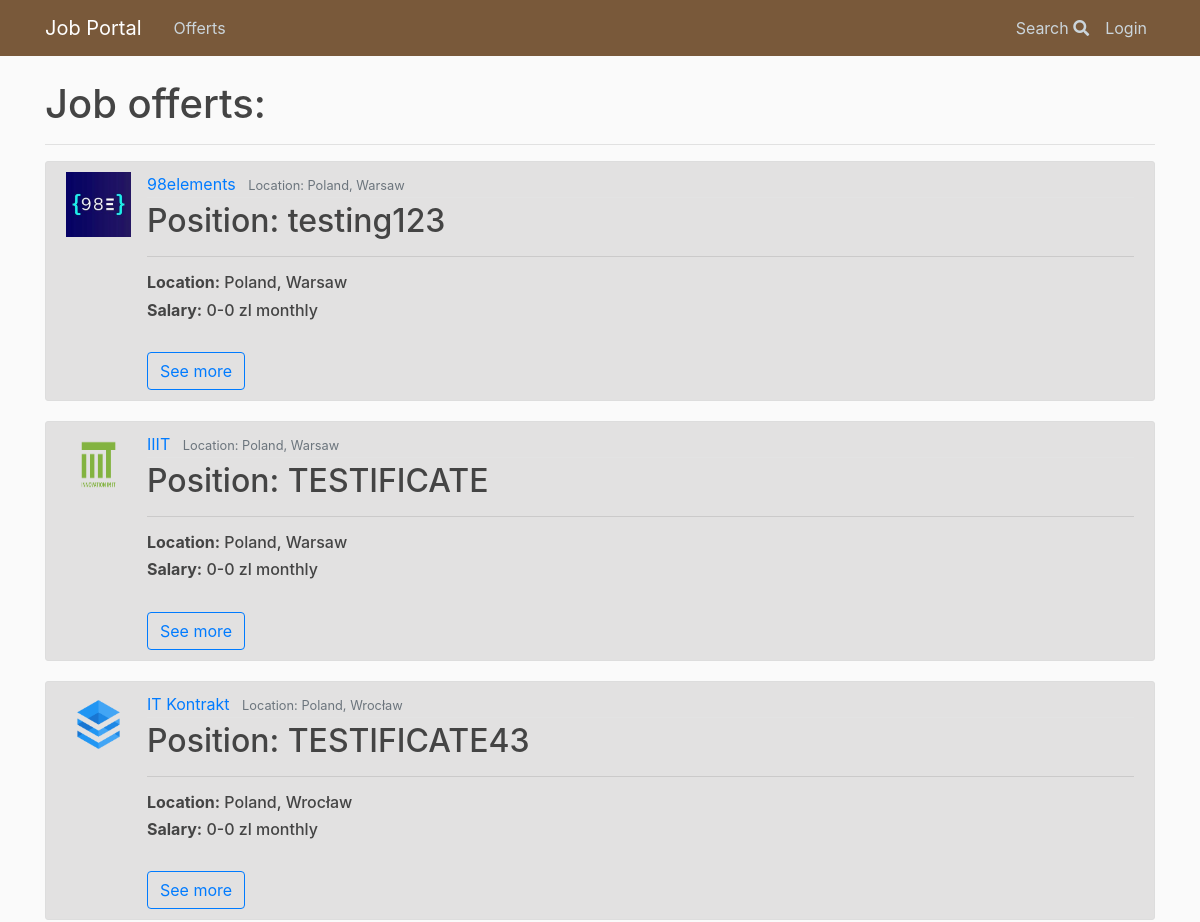
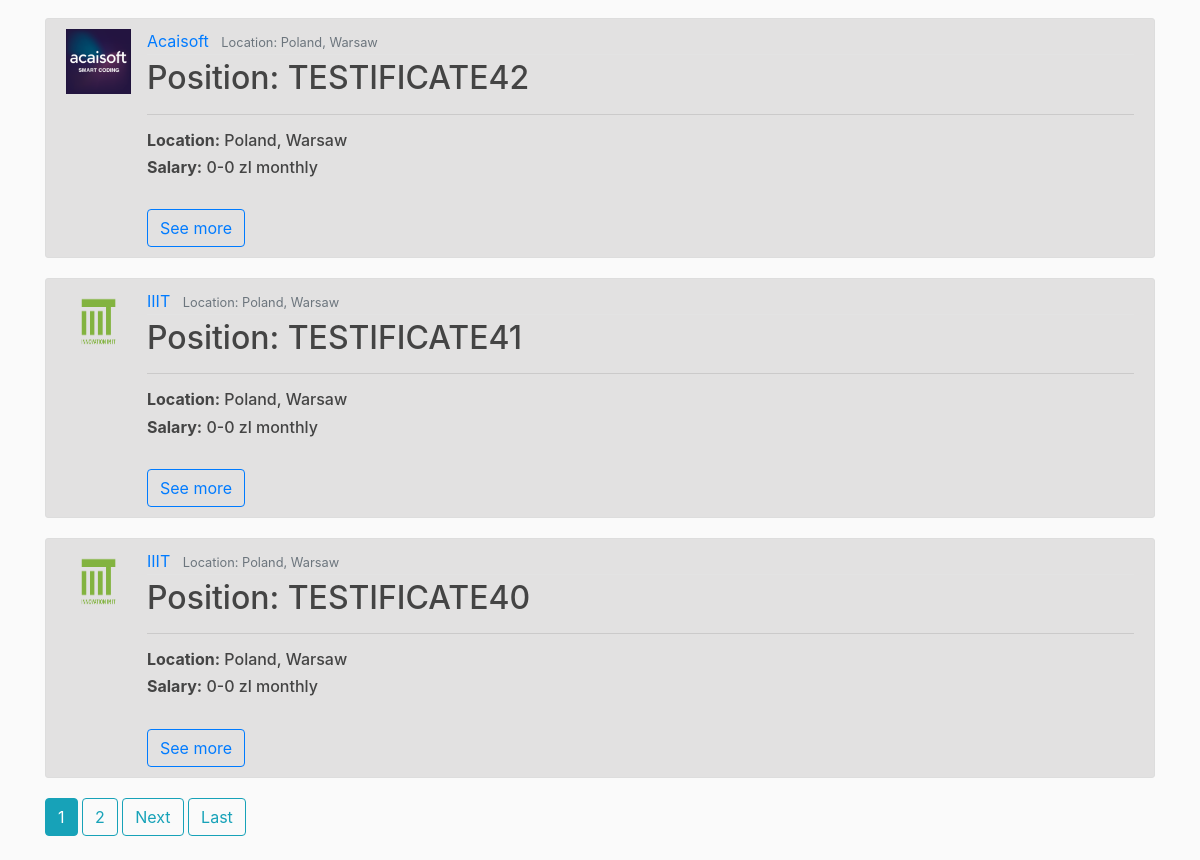
Page /offerts/ on the earlier database version (2 pictures, top to bottom).
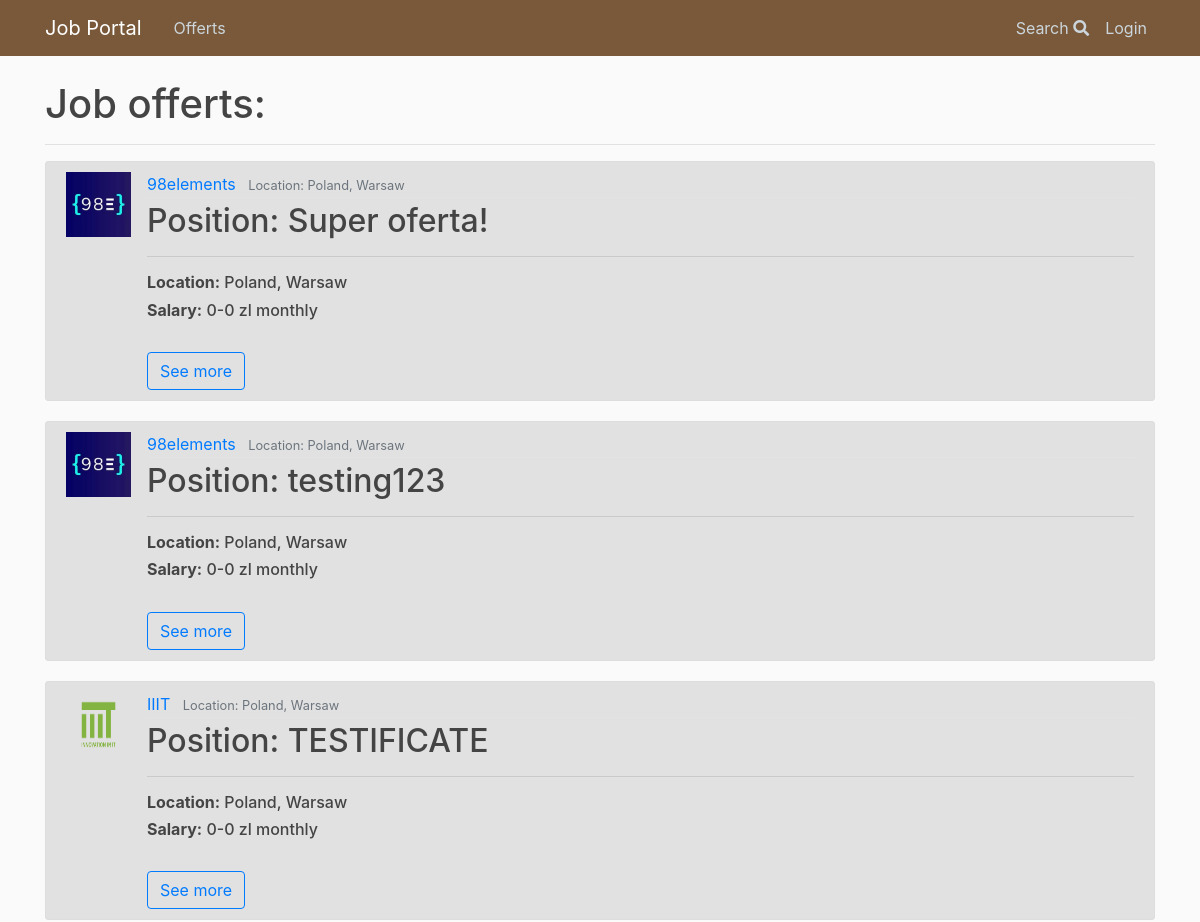
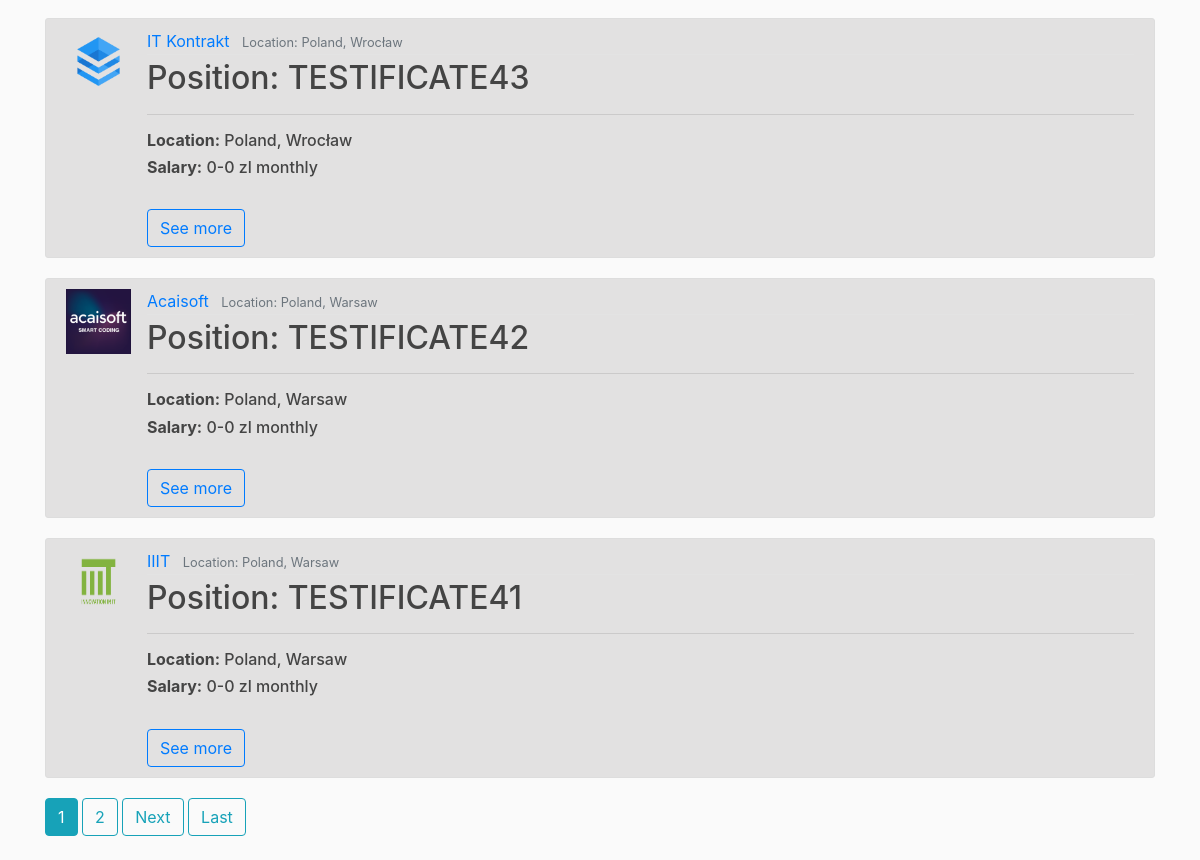
Same page on the later database version (2 pictures, top to bottom).
### offerts/models.py (models this page shows, shortened)
class Offert(models.Model):
    author = models.ForeignKey(User, on_delete=models.CASCADE)
    position = models.CharField(max_length = 100)
    agency = models.ForeignKey(Agency, on_delete=models.CASCADE)
    remote = models.BooleanField(default=False)
    sal_types = (
        ('H', 'per hour'),
        ('M', 'monthly'),
    )
    salary_type = models.CharField(
        max_length=1,
        choices=sal_types,
        default='M',
    )
    min_salary = models.IntegerField(default=0)
    max_salary = models.IntegerField(default=0)
    publication_date = models.DateTimeField(auto_now_add = True)
    expiration_date = models.DateField(null=True, default=None)
    must_have = models.ManyToManyField('Tag')
    nice_to_have = models.CharField(max_length = 1000)
    duties = models.CharField(max_length = 1000)
    benefits = models.CharField(max_length = 1000)
    about = models.TextField(null=True)

class Agency(models.Model):
    company = models.ForeignKey(Company, on_delete=models.CASCADE)
    country = models.CharField(max_length = 100)
    location = models.CharField(max_length = 100)
    address = models.CharField(max_length = 200)
    weppage = models.URLField(null=True)
    email = models.EmailField()
    phone = models.CharField(max_length=15)
    class Meta:
        verbose_name_plural = "Agencies"

class Company(models.Model):
    name = models.CharField(max_length = 200, unique=True)
    logo = models.ImageField(upload_to = "logos/", null=True, default=None)
    webpage = models.URLField(null=True)
    about = models.CharField(max_length = 1000)
    class Meta:
        verbose_name_plural = "Companies"

### offerts/views.py (the view)
# urls.py: path('', OffertListView.as_view(), name = 'index'),
class OffertListView(ListView):
    model = Offert
    template_name = 'offerts/offert_list.html' # default: <app>/<model>_<viewtype>.html
    context_object_name = 'offerts'
    ordering = ['-publication_date'] # '-' -> from newest to oldest
    paginate_by = 6

### offerts/templates/offerts/offert_list.html (shortened to what this page needs)
{% extends 'base.html' %}
{% load static %}
    {% block body %}
      <h1> Job offerts: </h1>
      <hr>
      {% if offerts %}
        {% for offert in offerts %}
        <article class="media content-section">
        <img class="article-img" src="{{offert.agency.company.logo.url}}" alt="logo">
            <div class="media-body">
                <div class="article-metadata">
                  <a class="mr-2" href='#'>{{ offert.agency.company.name }}</a>
                  <small class="text-muted">Location: {{ offert.agency.country }}, {{offert.agency.location }}</small>
                </div>
                <h2><a class="article-title">Position: {{ offert.position }}</a></h2>
                <hr>
                <h6><a class="article-title"><strong>Location:</strong> {{ offert.agency.country }}, {{offert.agency.location }}</a></h6>
                <h6><a class="article-title"><strong>Salary:</strong> {{offert.min_salary}}-{{offert.max_salary}} zl  {{ offert.get_salary_type_display }}</a></h6>
                <br>
                <a href="{% url 'offerts:offert_details' offert.id %}"><button type="button" class="btn btn-outline-primary">See more</button></a>
        </article>
      {% endfor %}
      {% if is_paginated %}
        {% for num in page_obj.paginator.page_range %}
          {% if page_obj.number == num %}
            <a class="btn btn-info mb-4" href="?page={{num}}">{{num}}</a>
          {% elif num > page_obj.number|add:'-2' and num < page_obj.number|add:'2' %}
            <a class="btn btn-outline-info mb-4" href="?page={{num}}">{{num}}</a>
          {% endif %}
        {% endfor %}
        {% if page_obj.has_next %}
          <a class="btn btn-outline-info mb-4" href="?page={{ page_obj.next_page_number }}">Next</a>
          <a class="btn btn-outline-info mb-4" href="?page={{ page_obj.paginator.num_pages }}">Last</a>
        {% endif %}
      {% endif %}
    {% else %}
      <h3>No offerts available.</h3>
    {% endif %}
  {% endblock %}

### offerts/templates/base.html (shortened to what this page needs)
{% load static %}
<!DOCTYPE html>
<html>
<head>
  <link rel="stylesheet" href="https://stackpath.bootstrapcdn.com/bootstrap/4.3.1/css/bootstrap.min.css">
  <link rel="stylesheet" href="https://use.fontawesome.com/releases/v5.8.2/css/all.css">
</head>
<body>
  <header class="site-header">
    <nav id="navbar" class="navbar navbar-expand-md navbar-dark bg-steel fixed-top">
      <div class="container">
        <a class="navbar-brand mr-4" href="{% url 'home' %}">Job Portal</a>
        <div class="collapse navbar-collapse" id="navbarToggle">
          <div class="navbar-nav mr-auto">
            <a class="nav-item nav-link" href="{% url 'offerts:index' %}">Offerts</a>
          </div>
          <div class="navbar-nav">
            <a class="nav-item nav-link" href="{% url 'search:index' %}">Search <i class="fa fa-search bg-transparent"></i></a>
            {% if user.is_authenticated %}
            <a class="nav-item nav-link"href="{% url 'profile' %}">Profile</a>
            <a class="nav-item nav-link"href="{% url 'logout' %}">Logout</a>
            {% else %}
            <a class="nav-item nav-link"href="{%url 'login' %}">Login</a>
            {% endif %}
          </div>
        </div>
      </div>
    </nav>
  </header>
  <main role="main" class="container">
    <div class="row">
      <div class="col-md-12">
        {% block body %}{% endblock %}
      </div>
    </div>
  </main>
</body>
</html>

### offerts/static/main.css (style rules this page uses)
body { background: #fafafa; color: #333333; margin-top: 5rem; }
h1, h2, h3, h4, h5, h6 { color: #444444; }
.bg-steel { background-color: #5f788a; }
.site-header .navbar-nav .nav-link { color: #cbd5db; }
.content-section { background: #e2e1e1; padding: 10px 20px; border: 1px solid #dddddd; border-radius: 3px; margin-bottom: 20px; }
.article-title { color: #444444; }
.article-img { height: 65px; width: 65px; margin-right: 16px; }
.article-metadata { padding-bottom: 1px; margin-bottom: 4px; border-bottom: 1px solid #e3e3e3 }
#navbar { background-color: #79593a }

Differences in the rows shown:
no longer on this page (row unchanged): Offert: agency.company.logo (picture), agency.company.name "IIIT", agency.country "Poland", agency.location "Warsaw", position "TESTIFICATE40", min_salary "0", max_salary "0", salary_type "monthly"
added Offert: agency.company.logo (picture), agency.company.name "98elements", agency.country "Poland", agency.location "Warsaw", position "Super oferta!", min_salary "0", max_salary "0", salary_type "monthly"
